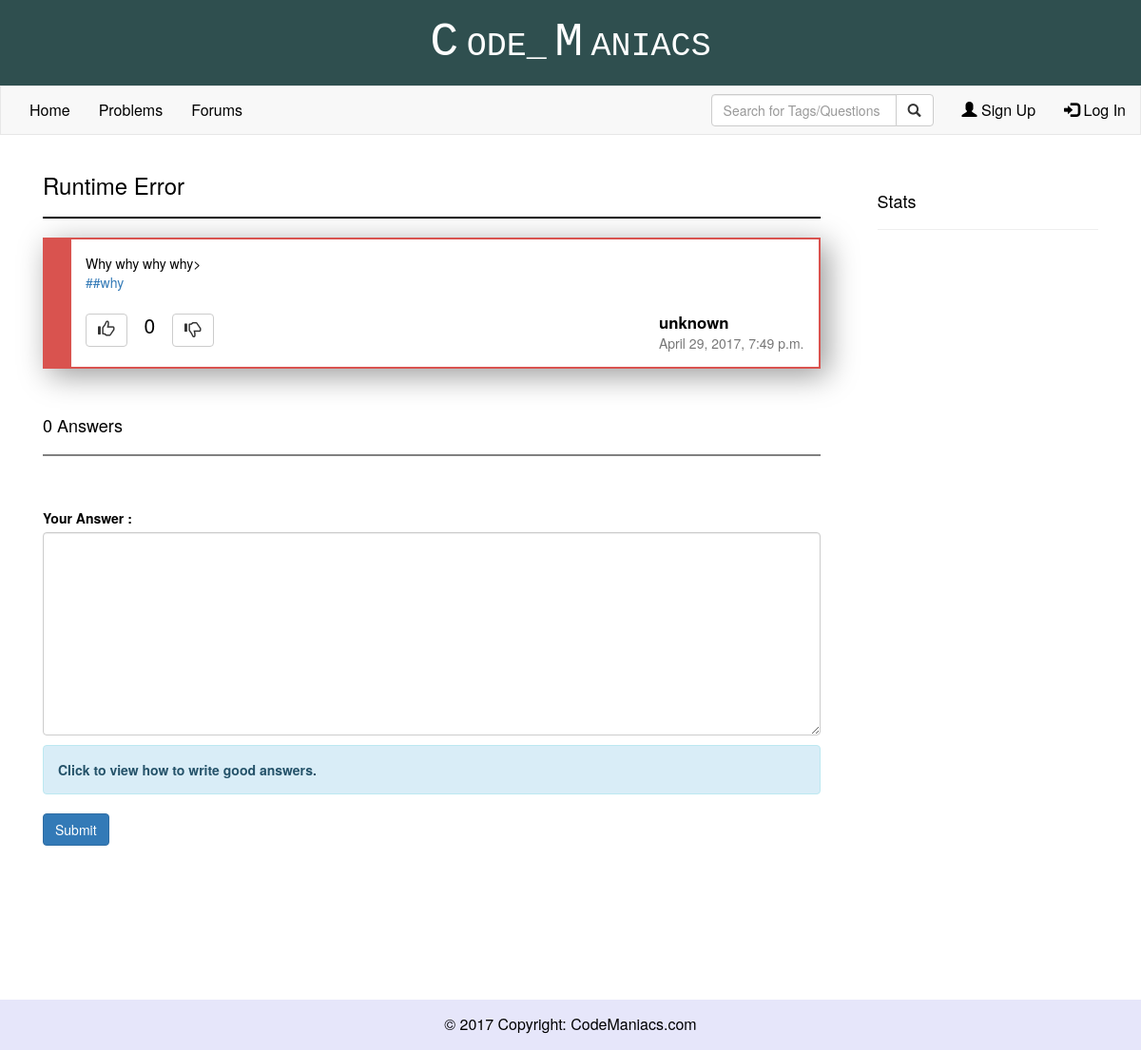
/forums/thread/4/, run on an earlier commit of the app's database.
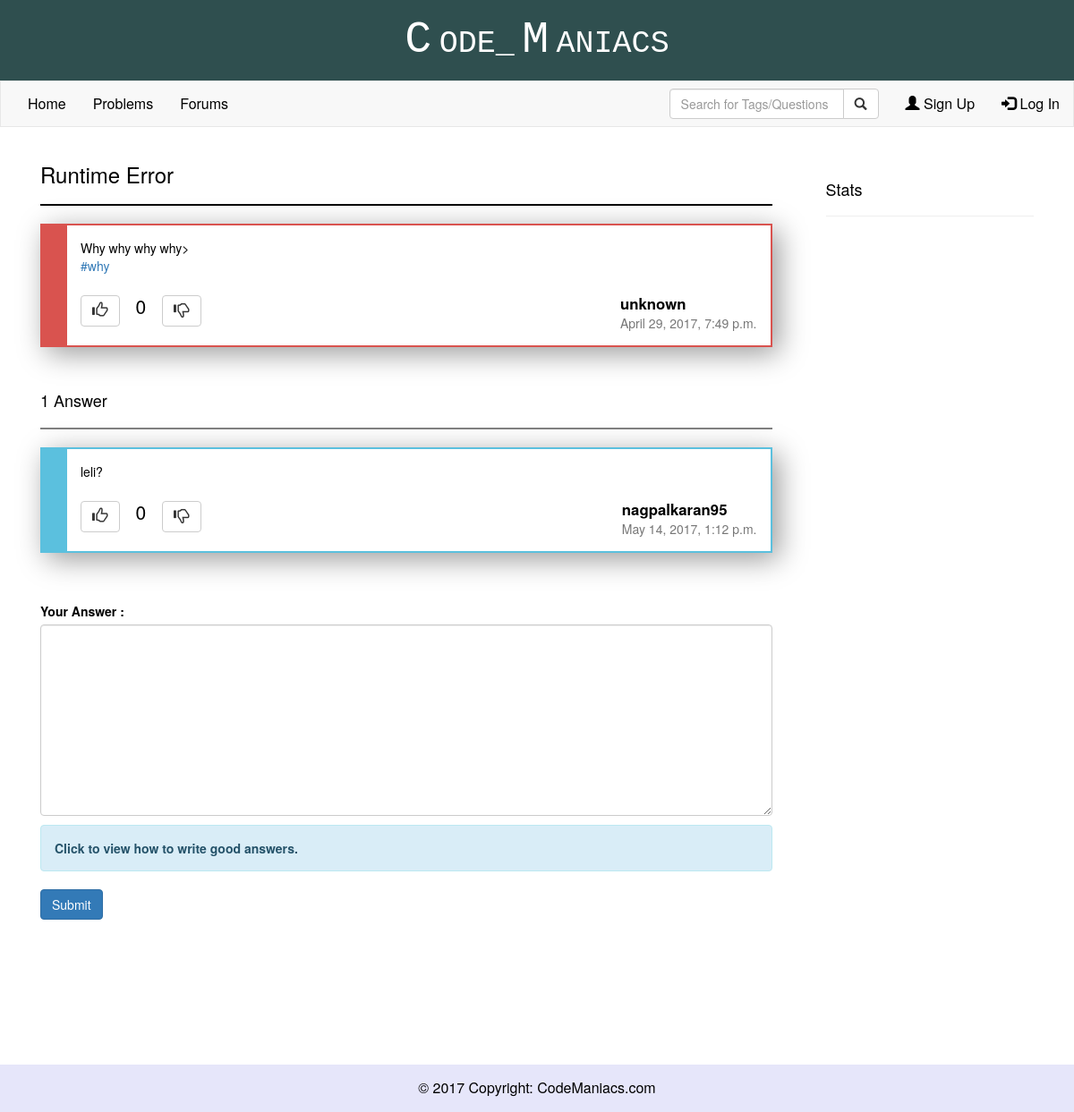
And on a later commit of the database.
### forums/models.py (models this page shows, shortened)
class Forum(models.Model):
    question = models.CharField(max_length = 200)
    description  = models.CharField(max_length = 1000, default = "")
    tags = models.CharField(max_length = 100, default = "")
    author = models.CharField(max_length = 200)
    dateCreated = models.DateTimeField(default = datetime.now)
    rating = models.IntegerField(default = 0)
    solved = models.IntegerField(default = 0)

class Answer(models.Model):
    question = models.ForeignKey(Forum)
    answer = models.CharField(max_length = 5000)
    author = models.CharField(max_length = 200)
    dateAnswered = models.DateTimeField(default = datetime.now)
    rating = models.IntegerField(default = 0)
    acceptedAns = models.IntegerField(default = 0)

### forums/views.py (the view)
# urls.py: url(r'^thread/(?P<thread_id>\d+)/$',forums_views.thread),
def thread(request, thread_id):
    try:
        question = Forum.objects.get(pk = thread_id)
    except ObjectDoesNotExist:
        question = None
    if question:
        answers = Answer.objects.filter(question__pk = thread_id).order_by('-dateAnswered')
        return render(request,'thread.html',{ 'question': question, 'answers': answers })
    else:
        raise Http404

### templates/thread.html (shortened to what the changed rows need)
{% extends "base.html" %}
{% block content %}
    <div class="container" style="margin-bottom:200px;">
            <div class="row">
                <div class="col-sm-9">
                    <div class="col-sm-12">
                                <h3>{{ question.question|capfirst }}</h3>
                                <hr>
                        <div style="box-shadow: 7px 7px 30px rgba(0, 0, 0, .4); padding:0px;">
                            <div class="panel-body" style="border:2px solid #d9534f; border-left:30px solid #d9534f;">
                                    <span style="color:black">
                                        {{ question.description }}
                                        <br>
                                        <a href="">#{{ question.tags }}</a>
                                    </span>
                                    <br><br>
                                    <div class="pull-left">
                                        <button class="btn btn-default"><span style="font-size:125%" class="glyphicon glyphicon-thumbs-up"></span></button>
                                        &emsp;<span style="font-size:150%">{{ question.rating }}</span>&emsp;
                                        <button class="btn btn-default"><span style="font-size:125%" class="glyphicon glyphicon-thumbs-down"></span></button>
                                    </div>
                                    <div class="pull-right">
                                        <strong>
                                            <span style="font-size:120%; color:black;">
                                                {{ question.author }}
                                            </span>
                                        </strong>
                                        <br>
                                        <span class="text-muted">
                                            {{ question.dateCreated }}
                                        </span>
                                    </div>
                            </div>
                        </div>
                        <div>
                            <br><br>
                            {% if answers.count == 1 %}
                                <h4>{{ answers.count }} Answer</h4>
                            {% else %}
                                <h4>{{ answers.count }} Answers</h4>
                            {% endif %}
                            <hr class="light">
                        </div>
                        {% for answer in answers %}
                            <div style="box-shadow: 7px 7px 30px rgba(0, 0, 0, .4); margin-bottom:25px;">
                                <div class="panel-body" style=" border:2px solid #5bc0de; border-left:30px solid #5bc0de;">
                                    <span style="color:black">
                                        {{ answer.answer|safe }}
                                    </span>
                                    <br><br>
                                    <div class="pull-left">
                                        <button class="btn btn-default" onclick="return upVote();"><span style="font-size:125%" class="glyphicon glyphicon-thumbs-up"></span></button>
                                        &emsp;<span style="font-size:150%" id="rating">{{ answer.rating }}</span>&emsp;
                                        <button class="btn btn-default" onclick="return downVote();"><span style="font-size:125%" class="glyphicon glyphicon-thumbs-down"></span></button>
                                    </div>
                                    <div class="pull-right">
                                        <strong>
                                            <span style="font-size:120%; color:black;">
                                                {{ answer.author }}
                                            </span>
                                        </strong>
                                        <br>
                                        <span class="text-muted">
                                            {{ answer.dateAnswered }}
                                        </span>
                                    </div>
                                </div>
                            </div>
                        {% endfor %}
                        <form style="margin-top: 55px;" class="form-group" role="postAnswer" method="POST" action="/forums/thread/{{question.pk}}/answer/">
                            <label for="newAnswer">Your Answer : </label>
                            <textarea type="text" name="newAnswer" class="form-control" id="newAnswer" rows="10" placeholder=""></textarea>
                            <p class="help-block">
                            </p>
                            <button type="submit" name="button" class="btn btn-primary">Submit</button>
                        </form>
                    </div>
                </div>
            </div>
    </div>
{% endblock %}

What changed in the data, as far as the page shows it:
changed Forum "Runtime Error": tags "#why" → "why"
added Answer: answer "leli?", rating "0", author "nagpalkaran95", dateAnswered "May 14, 2017, 1:12 p.m."
Also different on the page:
{{ answers.count }}: (not shown) → "1"
{{ answers.count }}: "0" → (not shown)
text no longer shown: "Answers"
text now shown: "Answer"
